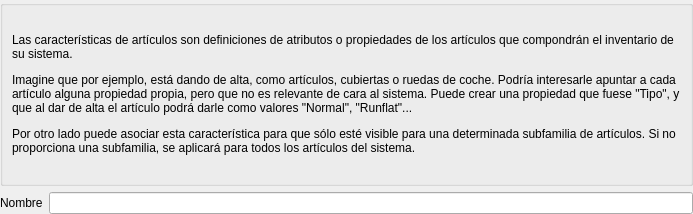
<?xml version="1.0" encoding="UTF-8"?>
<ui version="4.0">
 <class>Form</class>
 <widget class="QWidget" name="Form">
  <property name="geometry">
   <rect>
    <x>0</x>
    <y>0</y>
    <width>693</width>
    <height>214</height>
   </rect>
  </property>
  <property name="windowTitle">
   <string>Form</string>
  </property>
  <layout class="QGridLayout" name="gridLayout">
   <property name="leftMargin">
    <number>0</number>
   </property>
   <property name="topMargin">
    <number>0</number>
   </property>
   <property name="rightMargin">
    <number>0</number>
   </property>
   <property name="bottomMargin">
    <number>0</number>
   </property>
   <item row="0" column="0" colspan="2">
    <widget class="QGroupBox" name="groupBox">
     <property name="title">
      <string/>
     </property>
     <layout class="QVBoxLayout" name="verticalLayout">
      <item>
       <widget class="QLabel" name="label">
        <property name="text">
         <string>&lt;html&gt;&lt;head/&gt;&lt;body&gt;&lt;p&gt;Las características de artículos son definiciones de atributos o propiedades de los artículos que compondrán el inventario de su sistema.&lt;/p&gt;&lt;p&gt;Imagine que por ejemplo, está dando de alta, como artículos, cubiertas o ruedas de coche. Podría interesarle apuntar a cada artículo alguna propiedad propia, pero que no es relevante de cara al sistema. Puede crear una propiedad que fuese &amp;quot;Tipo&amp;quot;, y que al dar de alta el artículo podrá darle como valores &amp;quot;Normal&amp;quot;, &amp;quot;Runflat&amp;quot;...&lt;/p&gt;&lt;p&gt;Por otro lado puede asociar esta característica para que sólo esté visible para una determinada subfamilia de artículos. Si no proporciona una subfamilia, se aplicará para todos los artículos del sistema.&lt;/p&gt;&lt;/body&gt;&lt;/html&gt;</string>
        </property>
        <property name="wordWrap">
         <bool>true</bool>
        </property>
       </widget>
      </item>
     </layout>
    </widget>
   </item>
   <item row="1" column="0">
    <widget class="QLabel" name="label_2">
     <property name="text">
      <string>Nombre</string>
     </property>
     <property name="buddy">
      <cstring>db_nombre</cstring>
     </property>
    </widget>
   </item>
   <item row="1" column="1">
    <widget class="DBLineEdit" name="db_nombre">
     <property name="focusPolicy">
      <enum>Qt::StrongFocus</enum>
     </property>
     <property name="fieldName" stdset="0">
      <string>nombre</string>
     </property>
     <property name="dataEditable" stdset="0">
      <bool>true</bool>
     </property>
    </widget>
   </item>
  </layout>
 </widget>
 <customwidgets>
  <customwidget>
   <class>DBLineEdit</class>
   <extends>QLineEdit</extends>
   <header>widgets/dblineedit.h</header>
  </customwidget>
 </customwidgets>
 <tabstops>
  <tabstop>db_nombre</tabstop>
 </tabstops>
 <resources/>
 <connections/>
</ui>
